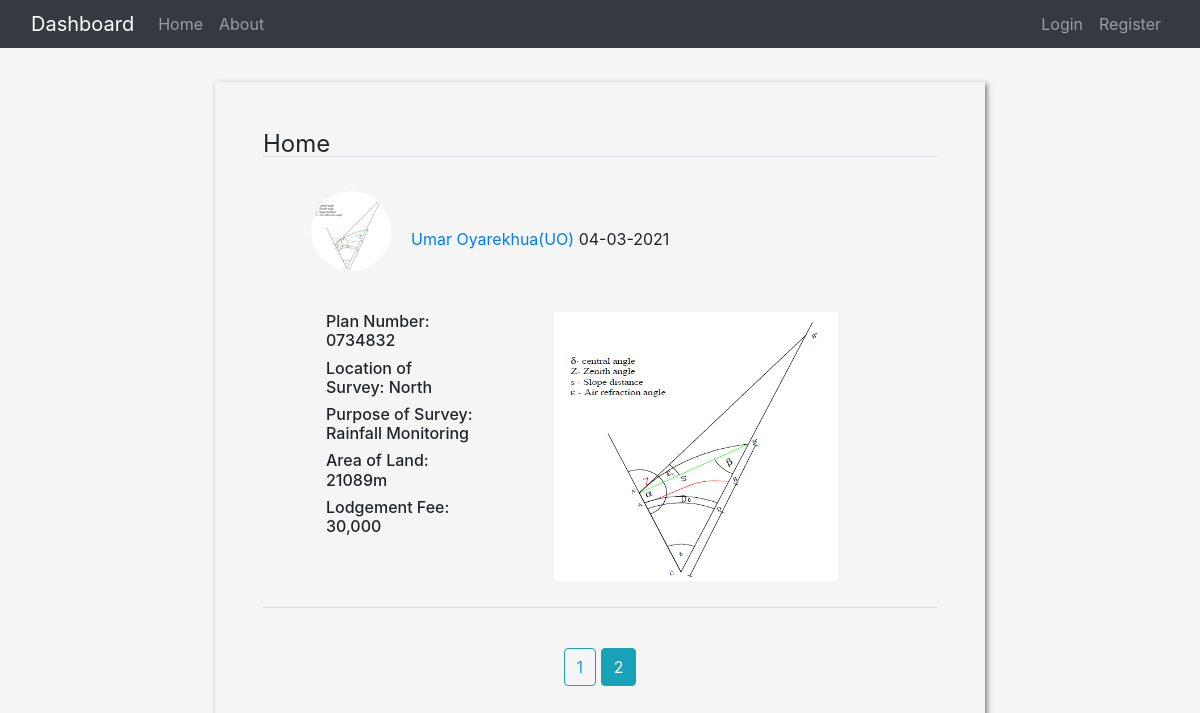
The page /home?page=2 on the database as committed earlier.
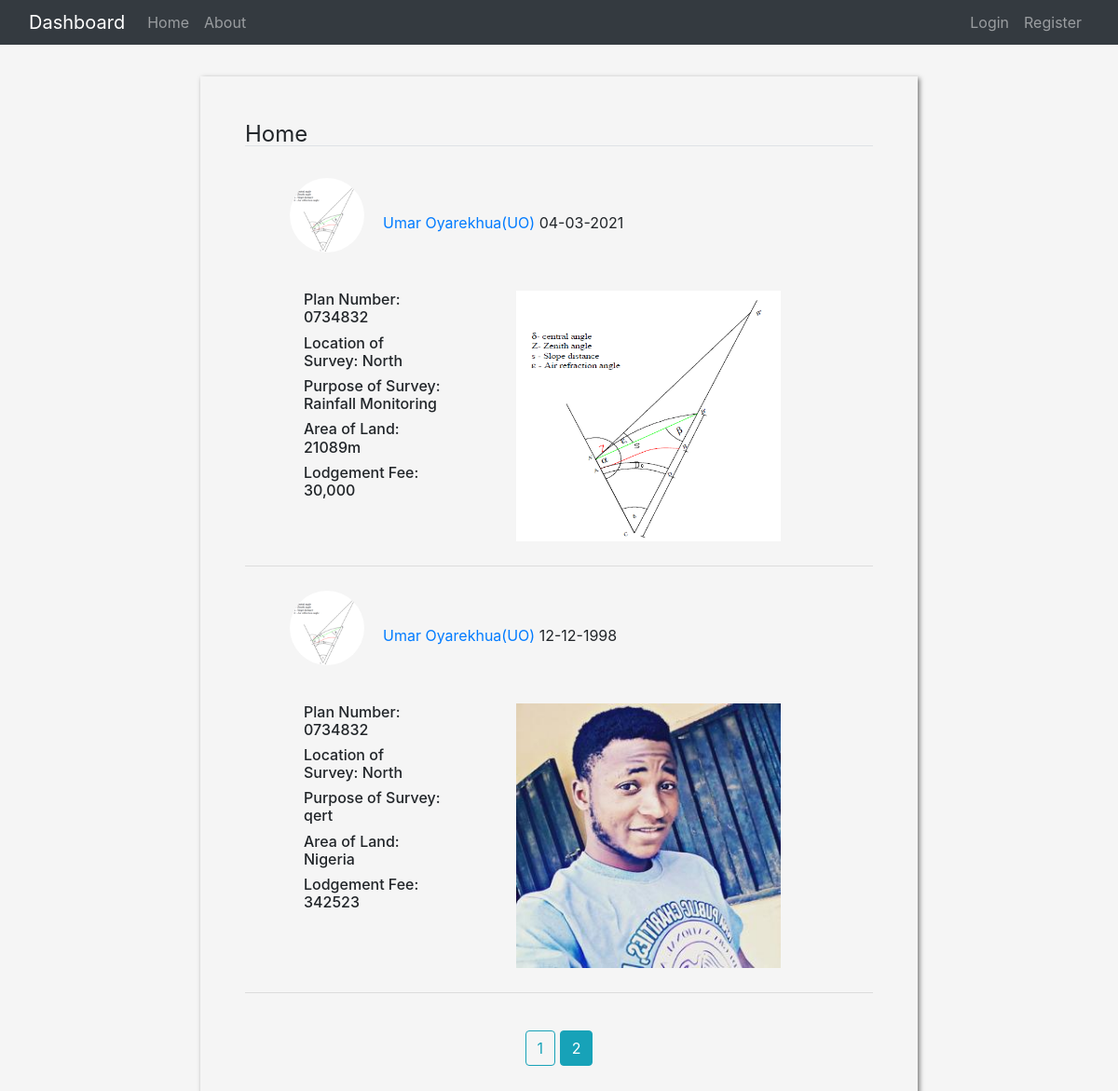
The same page on the database as committed later.
### app/models.py (models this page shows, shortened)
class Lodgement(db.Model):
    id = db.Column(db.Integer, primary_key=True)
    name_of_survey = db.Column(db.String(), nullable=False)
    prefix = db.Column(db.String(2), nullable=False)
    plan_no = db.Column(db.String(), nullable=False)
    location = db.Column(db.String(), nullable=False)
    purpose_of_survey = db.Column(db.String(), nullable=False)
    date_of_survey = db.Column(db.DateTime(), default=datetime.utcnow)
    area_of_land = db.Column(db.Integer, nullable=False)
    lodegement_fee = db.Column(db.String, nullable=False)
    plan_file = db.Column(db.String(20), nullable=False, default='default.png')
    user_id = db.Column(db.Integer, db.ForeignKey('user.id'), nullable=False)

class User(db.Model, UserMixin):
    id = db.Column(db.Integer, primary_key=True)
    username = db.Column(db.String(20), nullable=False, unique=True)
    email = db.Column(db.String(120), nullable=False, unique=True)
    first_name = db.Column(db.String(), nullable=False)
    last_name = db.Column(db.String(), nullable=False)
    full_name = db.Column(db.String(), nullable=False)
    password = db.Column(db.String(), nullable=False)
    prefix = db.Column(db.String(2), nullable=False)
    phone_no = db.Column(db.String(15), unique=True, nullable= False)
    location = db.Column(db.String())
    image_file = db.Column(db.String(20), nullable=False, default='default.png')
    plans = db.relationship('Lodgement', backref='surveyor', lazy=True)

### app/routes.py (the view)
@app.route("/")
@app.route("/home")
def home():
    page = request.args.get('page', 1, type=int)
    plans = Lodgement.query.order_by(Lodgement.date_of_survey.desc()).paginate(per_page=3, page=page)
    return render_template('home.html', title='Home', plans=plans, legend='Home')

### app/templates/home.html (shortened to what this page needs)
{% extends "layout.html" %}
{% block CSS %}
<link rel="stylesheet" type='text/css' href="{{ url_for('static', filename='css/home.css') }}">
{% endblock %}
{% block content %}
<div class="container-fluid starting">
    <div class="row">
        <div class="col-sm-12 col-md-2"></div>
        <div class="col-sm-12 col-md-8">
            <div class="box">
                <div class="content-section">
                    <legend class="border-bottom mb-4">{{ legend }}</legend>
                    <div class="plan-display">
                        {% for plan in plans.items %}
                        <div class="content-section">
                            <div class="content-header">
                                <img class="rounded-circle img-header"
                                    src="{{ url_for('static', filename='profile_pics/' + plan.surveyor.image_file) }}"
                                    alt="Profile Picture">
                                <div class="user">
                                    <a href="{{ url_for('record', user_id=plan.surveyor.id) }}">
                                        {{plan.surveyor.full_name }}({{ plan.surveyor.prefix}})
                                    </a>
                                    {{ plan.date_of_survey.strftime('%d-%m-%Y') }}
                                </div>
                            </div>
                            <div class="content-body">
                                <div class="container-fluid">
                                    <div class="row">
                                        <div class="col-sm-12 col-md-4">
                                            <h6 class="pr-3">Plan Number: {{ plan.plan_no }}</h6>
                                            <h6 class="pr-3">Location of Survey: {{ plan.location }}</h6>
                                            <h6 class="pr-3">Purpose of Survey: {{ plan.purpose_of_survey }}</h6>
                                            <h6 class="pr-3">Area of Land: {{ plan.area_of_land }}</h6>
                                            <h6 class="pr-3">Lodgement Fee: {{ plan.lodegement_fee }}</h6>
                                        </div>
                                        <div class="col-sm-12 col-md-8">
                                            <img class="plan-img"
                                                src="{{ url_for('static', filename='plan_image/' + plan.plan_file) }}"
                                                alt="Image of Plan">
                                        </div>
                                    </div>
                                </div>
                            </div>
                        </div>
                        <hr>
                        {% endfor %}
                        <div class="links">
                            {% for page_num in plans.iter_pages(left_edge=1, right_edge=1, left_current=1,
                            right_current=2)
                            %}
                            {% if page_num %}
                            {% if plans.page == page_num %}
                            <a class="btn btn-info mt-4 mb-4" href="{{ url_for('home', page=page_num) }}">{{ page_num
                                }}</a>
                            {% else %}
                            <a class="btn btn-outline-info mt-4 mb-4" href="{{ url_for('home', page=page_num) }}">{{
                                page_num }}</a>
                            {% endif %}
                            {% else %}
                            ...
                            {% endif %}
                            {% endfor %}
                        </div>
                    </div>
                </div>
            </div>
        </div>
        <div class="col-sm-12 col-md-2"></div>
    </div>
</div>
{% endblock content %}

### app/templates/layout.html (shortened to what this page needs)
<!doctype html>
<html lang="en">
<head>
    <link rel="stylesheet" href="{{ url_for('static', filename='css/bootstrap-grid.min.css') }}">
    <link rel="stylesheet" href="{{ url_for('static', filename='css/bootstrap.min.css') }}">
    {% block CSS %} {% endblock %}
</head>
<body>
    <nav class="navbar navbar-expand-lg navbar-dark bg-dark">
        <div class="container-fluid">
            <a class="navbar-brand" href="/">Dashboard</a>
            <div class="collapse navbar-collapse" id="navbarToggle">
                <div class="navbar-nav mr-auto">
                    <a class="nav-item nav-link" href="/">Home</a>
                    <a class="nav-item nav-link" href="{{ url_for('about') }}">About</a>
                </div>
                <div class="navbar-nav">
                    {% if current_user.is_authenticated %}
                    <a class="nav-item nav-link" href="{{ url_for('account') }}">Account</a>
                    <a class="nav-item nav-link" href="{{ url_for('plan_lodgement') }}">Plan Lodgment</a>
                    <a class="nav-item nav-link" href="{{ url_for('record', user_id=current_user.id) }}">Record</a>
                    <a class="nav-item nav-link" href="{{ url_for('logout') }}">Logout</a>
                    {% else %}
                    <a class="nav-item nav-link" href="{{ url_for('login') }}">Login</a>
                    <a class="nav-item nav-link" href="{{ url_for('register') }}">Register</a>
                    {% endif %}
                </div>
            </div>
        </div>
    </nav>
    {% block content %}{% endblock %}
</body>
</html>

### app/static/css/home.css (style rules this page uses)
body { line-height: 1; margin: 0; background-color: whitesmoke; }
div.starting { margin-top: 15px; }
.box { margin-top: 1.2rem; padding: 40px 0px 20px; box-shadow: 2px 2px 5px rgba(0, 0, 0, .5); }
div.links { display: block; text-align: center; margin-bottom: 10px; }
div.content-section { padding: 10px 3rem; }
div.content-header { display: inline-flex; margin-bottom: 25px; }
img.img-header { height: 80px; width: 80px; margin-right: 20px; margin-bottom: 16px; }
div.user { display: block; margin: auto; }
img.plan-img { width: 80%; display: block; margin: auto; padding: 3\0px; }

Rows that differ between the two databases and show on the page:
added Lodgement: image_file (picture), surveyor.full_name "Umar Oyarekhua", surveyor.prefix "UO", date_of_survey "12-12-1998", plan_no "0734832", location "North", purpose_of_survey "qert", area_of_land "Nigeria", lodegement_fee "342523", plan_file (picture)
